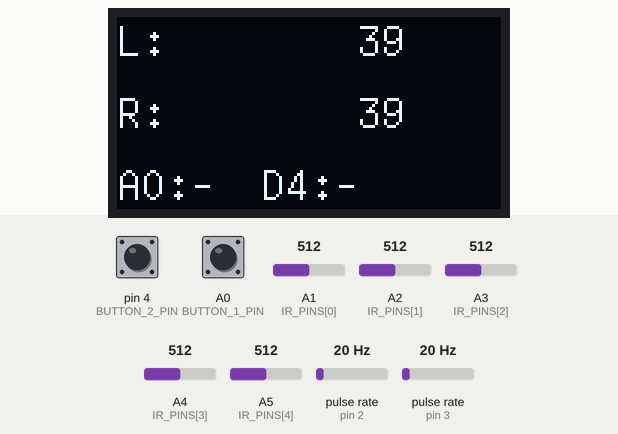
Simulated run of this sketch. Board: Arduino Uno, built with avr-gcc and run on an emulated ATmega328P. Parts: 128×64 one-colour display. Wiring (inferred from the names in the program): 2 × pulse sensor: data pin 2 / data pin 3. The test bench sets the inputs (shaded band); at power-on: pin 4 (BUTTON_2_PIN) HIGH, pulse rate (sensors on pin 2, pin 3) 20 Hz, A1 (IR_PINS[0]) = 512, A2 (IR_PINS[1]) = 512, A3 (IR_PINS[2]) = 512, A0 (BUTTON_1_PIN) HIGH, A4 (IR_PINS[3]) = 512, A5 (IR_PINS[4]) = 512. What the sketch prints to the serial monitor is not drawn.

Above: at 2.11 s.
2.4 s: pin 4 (BUTTON_2_PIN) pulled LOW for 3.2 s
At 2.61 s:
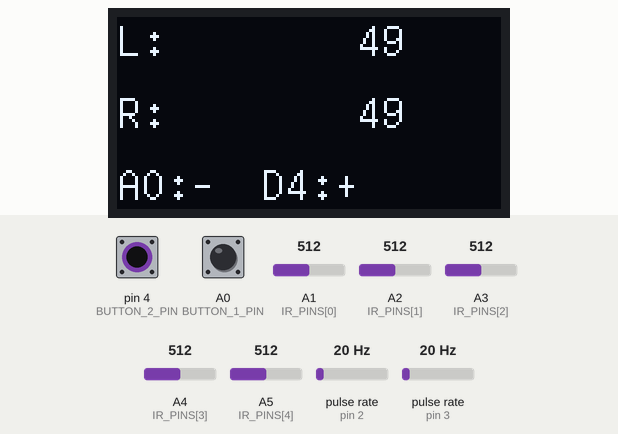
6.2 s: pulse rate (sensor on pin 2) set to 50 Hz
At 6.65 s:
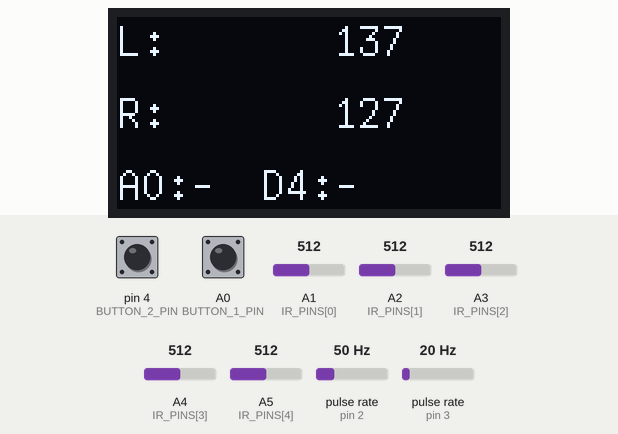
8.0 s: A1 (IR_PINS[0]) set to 30
At 10.9 s:
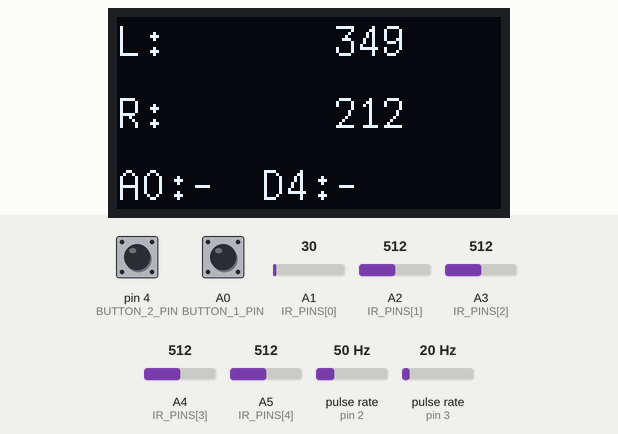
11.0 s: A2 (IR_PINS[1]) set to 30
At 12.11 s:
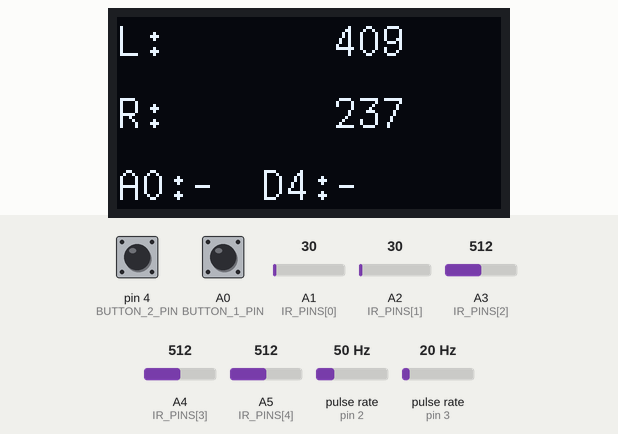
13.4 s: A3 (IR_PINS[2]) set to 30
At 15.13 s:
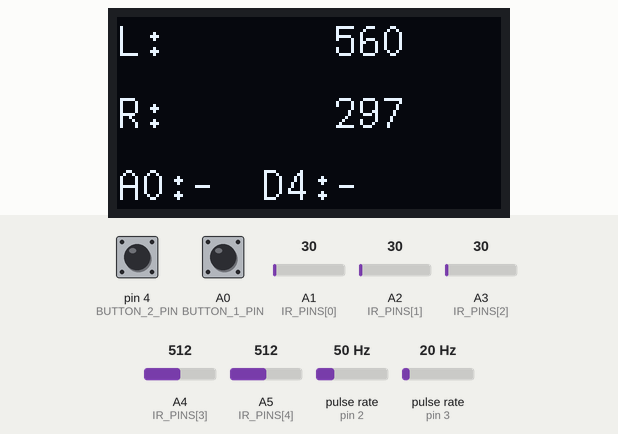
16.4 s: A0 (BUTTON_1_PIN) pulled LOW for 0.15 s
At 16.64 s:
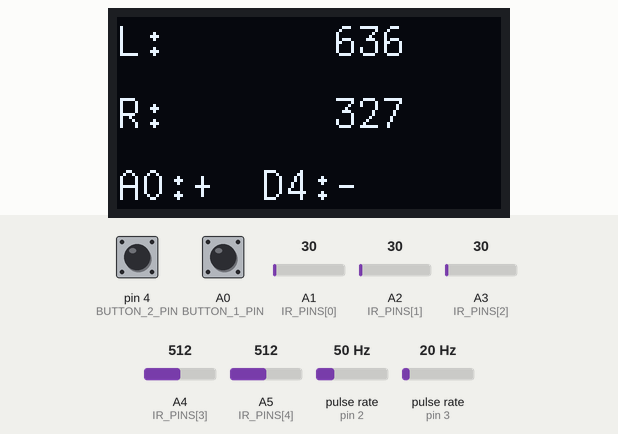

Measured:
- after the input at 2.4 s, the display: first changes after 0.07 s (image 1 shows a later state)

The sketch:

uno_line_follower.ino
```cpp
// 0.96" I2C OLED found at 0x3C with SDA on D5 and SCL on D6.
// A5 does not toggle, so this does not use the hardware I2C pins.
//
// The OLED uses U8x8 text mode and only rewrites characters that changed, so
// the status screen can refresh much faster than a full-frame redraw.

#include <avr/wdt.h>
#include <U8x8lib.h>

const uint8_t OLED_SDA = 5;
const uint8_t OLED_SCL = 6;
const uint8_t OLED_ADDRESS = 0x3C;

const uint8_t IR_PINS[] = {A1, A2, A3, A4, A5};
const uint8_t IR_COUNT = sizeof(IR_PINS) / sizeof(IR_PINS[0]);
const unsigned long IR_READ_INTERVAL_MS = 500;

const uint8_t TACH_L_PIN = 2;  // INT0
const uint8_t TACH_R_PIN = 3;  // INT1

// Buttons wired between the pin and GND. Pressed reads LOW.
const uint8_t BUTTON_1_PIN = A0;
const uint8_t BUTTON_2_PIN = 4;

volatile unsigned long tach_l_count = 0;
volatile unsigned long tach_r_count = 0;

U8X8_SSD1306_128X64_NONAME_SW_I2C display(OLED_SCL, OLED_SDA, U8X8_PIN_NONE);

const uint8_t LINE_COUNT = 3;
const uint8_t LINE_ROWS[LINE_COUNT] = {0, 3, 6};  // 7x14 font is 2 tile rows tall
const uint8_t LINE_WIDTH = 16;
char shown_text[LINE_COUNT][LINE_WIDTH + 1];

void tach_l_isr() { tach_l_count++; }
void tach_r_isr() { tach_r_count++; }

// 32-bit reads are not atomic on AVR, so block the ISRs briefly.
void read_encoders(unsigned long &left, unsigned long &right) {
  noInterrupts();
  left = tach_l_count;
  right = tach_r_count;
  interrupts();
}

bool button_pressed(uint8_t pin) {
  return digitalRead(pin) == LOW;
}

// Writes only the characters of line `index` that differ from what is shown.
void draw_line(uint8_t index, const char *text) {
  char padded[LINE_WIDTH + 1];
  snprintf(padded, sizeof(padded), "%-16s", text);
  for (uint8_t i = 0; i < LINE_WIDTH; i++) {
    if (padded[i] != shown_text[index][i]) {
      display.drawGlyph(i, LINE_ROWS[index], padded[i]);
      shown_text[index][i] = padded[i];
    }
  }
}

void draw_status(unsigned long left, unsigned long right,
                 bool button_1, bool button_2) {
  char text[24];
  snprintf(text, sizeof(text), "L:%10lu", left);
  draw_line(0, text);
  snprintf(text, sizeof(text), "R:%10lu", right);
  draw_line(1, text);
  snprintf(text, sizeof(text), "A0:%c  D4:%c",
           button_1 ? '+' : '-', button_2 ? '+' : '-');
  draw_line(2, text);
}

int read_ir_sensor(uint8_t pin) {
  return analogRead(pin);
}

void read_all_ir_sensors() {
  for (uint8_t i = 0; i < IR_COUNT; i++) {
    int value = read_ir_sensor(IR_PINS[i]);
    if (i > 0) {
      Serial.print(' ');
    }
    Serial.print('A');
    Serial.print(i + 1);
    Serial.print('=');
    Serial.print(value);
  }
  Serial.println();
}

void setup() {
  MCUSR = 0;
  wdt_disable();
  Serial.begin(9600);
  for (uint8_t i = 0; i < IR_COUNT; i++) {
    pinMode(IR_PINS[i], INPUT);
  }

  display.setI2CAddress(OLED_ADDRESS << 1);
  display.begin();
  display.setFont(u8x8_font_7x14_1x2_f);
  display.drawString(1, 3, "RoboLine v1.0");

  Serial.println("OLED 0x3C SDA=D5 SCL=D6 text sent");

  pinMode(BUTTON_1_PIN, INPUT_PULLUP);
  pinMode(BUTTON_2_PIN, INPUT_PULLUP);
  pinMode(TACH_L_PIN, INPUT_PULLUP);
  pinMode(TACH_R_PIN, INPUT_PULLUP);
  attachInterrupt(digitalPinToInterrupt(TACH_L_PIN), tach_l_isr, RISING);
  attachInterrupt(digitalPinToInterrupt(TACH_R_PIN), tach_r_isr, RISING);

  delay(1000);  // keep the splash screen visible
  display.clear();
  for (uint8_t i = 0; i < LINE_COUNT; i++) {
    memset(shown_text[i], ' ', LINE_WIDTH);
    shown_text[i][LINE_WIDTH] = '\0';
  }
}

void loop() {
  static unsigned long last_ir_ms = 0;
  unsigned long now = millis();

  if (now - last_ir_ms >= IR_READ_INTERVAL_MS) {
    last_ir_ms = now;
    read_all_ir_sensors();
  }

  // Runs every pass: only changed characters are sent to the OLED.
  unsigned long left, right;
  read_encoders(left, right);
  draw_status(left, right,
              button_pressed(BUTTON_1_PIN), button_pressed(BUTTON_2_PIN));
}
```
